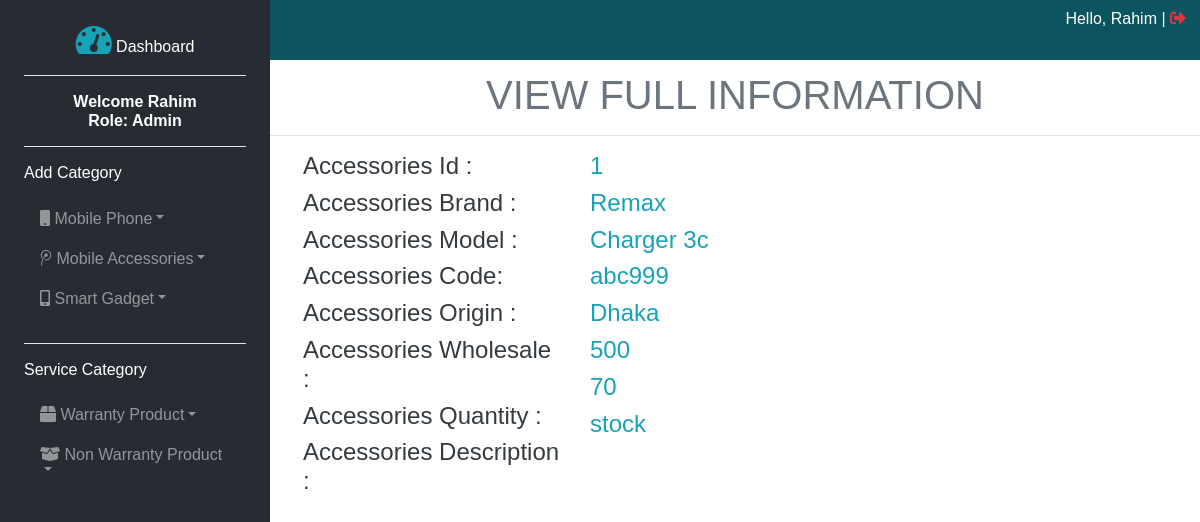
Screenshot of /viewAccId.php?id=1 (signed in) with the database file from the repository.
### tables this page shows
CREATE TABLE `accessories_info` (
  `acc_id` int(5) NOT NULL,
  `acc_brand` varchar(50) NOT NULL,
  `acc_model` varchar(50) NOT NULL,
  `acc_code` varchar(50) NOT NULL,
  `acc_origin` varchar(50) NOT NULL,
  `acc_wholesale` int(5) NOT NULL,
  `acc_quantity` int(4) NOT NULL,
  `acc_description` text NOT NULL
);

### app/classes/EditProduct.php (called while the page is built, shortened)
<?php
class EditProduct
{
    public function ViewAccessoriesbyId($id){
        $link=mysqli_connect('localhost','root','','xyz_traders');
        $sql="SELECT * FROM `accessories_info` WHERE `acc_id`='$id'";
        if ($queryResult=mysqli_query($link,$sql)){
            return $queryResult;
        }
        else{
            return "Query Problem".die($link);
        }
    }
}

### viewAccId.php (the view, shortened to what this page needs)
<?php
$edit =new EditProduct();
$queryResult=$edit->ViewAccessoriesbyId($_GET['id']);
$show=mysqli_fetch_assoc($queryResult)
?>
<html>
<head>
    <link rel="stylesheet" href="asset/css/bootstrap.css">
    <link rel="stylesheet" href="asset/css/fontawesome-all.css">
    <link rel="stylesheet" href="asset/css/style.php">
</head>
<body>
<aside class="left-side">
    <p class="font-weight-bold text-center"><br><a href="dashboard.php"><i class="fas fa-tachometer-alt fa-2x text-info text-center"></i> Dashboard</a></p>
    <hr class="bg-white">
    <h6 class="font-weight-bold text-center">Welcome <?php echo $_SESSION['name'];?> <br> Role: <?php echo $_SESSION['designation'];?></h6>
    <hr class="bg-white">
    <h6>Add Category</h6>
    <nav class="navbar navbar-dark">
        <ul class="navbar-nav">
            <li class="nav-item dropdown"><a href="" class="nav-link dropdown-toggle" data-toggle="dropdown"><i class="fa fa-mobile"></i> Mobile Phone</a>
            </li>
            <li class="nav-item dropdown"><a href="" class="nav-link dropdown-toggle" data-toggle="dropdown"><i class="fab fa-tencent-weibo"></i> Mobile Accessories</a>
            </li>
            <li class="nav-item dropdown"><a href="" class="nav-link dropdown-toggle" data-toggle="dropdown"><i class="fas fa-mobile-alt"></i></i> Smart Gadget</a>
            </li>
        </ul>
    </nav>
    <hr class="bg-white">
    <h6>Service Category</h6>
    <nav class="navbar navbar-dark">
        <ul class="navbar-nav">
            <li class="nav-item dropdown"><a href="" class="nav-link dropdown-toggle" data-toggle="dropdown"><i class="fa fa-box"></i> Warranty Product</a>
            </li>
            <li class="nav-item dropdown"><a href="" class="nav-link dropdown-toggle" data-toggle="dropdown"><i class="fa fa-box-open"></i> Non Warranty Product</a>
            </li>
        </ul>
    </nav>
</aside>
<div class="right-side">
    <div class="header">
        <p>Hello, <?php echo $_SESSION['name'];?> | <a href="?logout=true" class="text-danger"><i class="fa fa-sign-out-alt"></i></a></p>
    </div>
    <br>
    <h1 class="text-muted text-center">VIEW FULL INFORMATION</h1>
    <hr>
    <div class="row">
        <div class="text-dark pl-5 col-md-4 col-sm-4 col-12">
            <h4>Accessories Id :</h4>
            <h4>Accessories Brand :</h4>
            <h4>Accessories Model :</h4>
            <h4>Accessories Code:</h4>
            <h4>Accessories Origin :</h4>
            <h4>Accessories Wholesale :</h4>
            <h4>Accessories Quantity :</h4>
            <h4>Accessories Description :</h4>
        </div>
        <div class="text-info text-left col-md-8 col-sm-8 col-12">
            <h4><?php echo $show['acc_id'];?></h4>
            <h4><?php echo $show['acc_brand'];?></h4>
            <h4><?php echo $show['acc_model'];?></h4>
            <h4><?php echo $show['acc_code'];?></h4>
            <h4><?php echo $show['acc_origin'];?></h4>
            <h4><?php echo $show['acc_wholesale'];?></h4>
            <h4><?php echo $show['acc_quantity'];?></h4>
            <h4><?php echo $show['acc_description'];?></h4>
        </div>
    </div>
</div>
</body>
</html>

### rows the page displays
accessories_info: acc_id "1", acc_brand "Remax", acc_model "Charger 3c", acc_code "abc999", acc_origin "Dhaka", acc_wholesale "500", acc_quantity "70", acc_description "stock"

### other values shown
$_SESSION['name'] "Rahim"
$_SESSION['designation'] "Admin"
